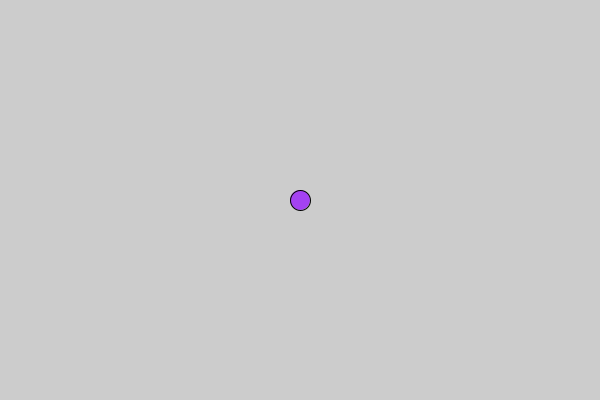
Frame 1 (no input)
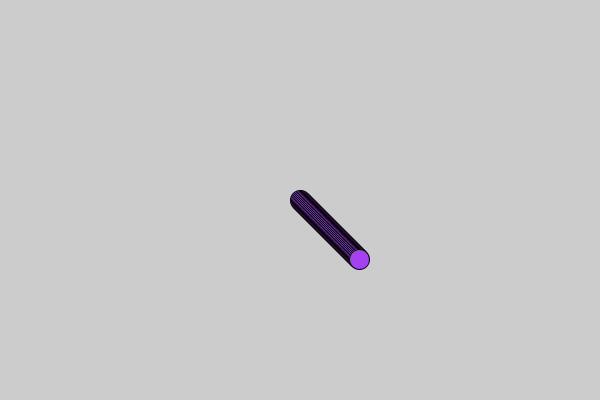
Frame 60 (the mouse pressed at the canvas centre just before this capture)
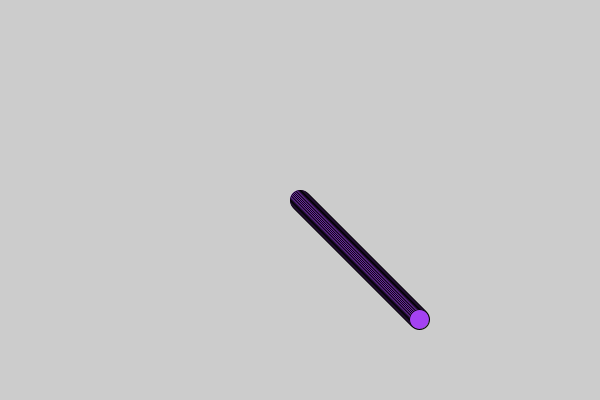
Frame 120 (the mouse held since frame 60 and released just before this capture)

The Processing sketch that drew these frames (run headless with seeded random() and noise(); from frame 60 on, the mouse is pressed at the canvas centre):

// Processing sketch: PracticePong
// ── PracticePong.pde
//Global Variables and Objects
Ball myBall; // Both 1/2's of Constructor
//Ball yourBall
//
void setup() {
  size(600, 400); //fullScreen(); displayWidth, displayHeight
  /*ScreenSizeChecker() for Lnadscape, Protrait, Square views
   Updated Automatically for screen rotation on Android
   */
  //Population
  myBall = new Ball(); // Both 1/2's of Constructor
  // yourBall = new Ball();
  //
} //End setup
//
void draw() {
  myBall.draw();
} //End draw
//
void keyPressed() {
} //End keyPressed
//
void mousePressed() {
} //End mousePressed
//
//End DRIVER

// ── Ball.pde
class Ball
{
  //Global Variables
  float x, y, diameter;
  color colour;
  float xSpeed, ySpeed, xDirection, yDirection;
  //
  //Constructor
  Ball () {
    //Constructor Is ... hard coded, single variable object
    //Local Variables, deleted at end of Constructor
    int startX = width*1/2;
    int startY = height*1/2;
    int referentMeasure = ( width < height ) ? width : height ; //Review Ternary Operator
    //
    //Object Variables
    x = startX; //spawn myBall in the middle of the display
    y = startY;
    diameter = referentMeasure * 1/20;
    colour = color ( random(0, 255), random(255), random(255) ) ; //random(), random()-shortcut, casting from float to intin color var
    xSpeed = 1; //float, could be any number
    ySpeed = 1; //float, could be any number
    xDirection = -1; //float, could be any number
    yDirection = -1; //float, could be any number
  } //End Constructor
  //
  void draw() { //ball
    fill(colour);
    ellipse(x, y, diameter, diameter);
    fill(0);
    //
    step();
  }//End draw
  void step() {
    bounce();
    x += xSpeed;
    y += ySpeed;
  } //End step
  void bounce() {
    if ( x < 0 || x > width ) xSpeed *= xDirection;
    if ( y < 0 || y > height ) ySpeed *= yDirection;
  } //End bounce
  //
} //End Ball
